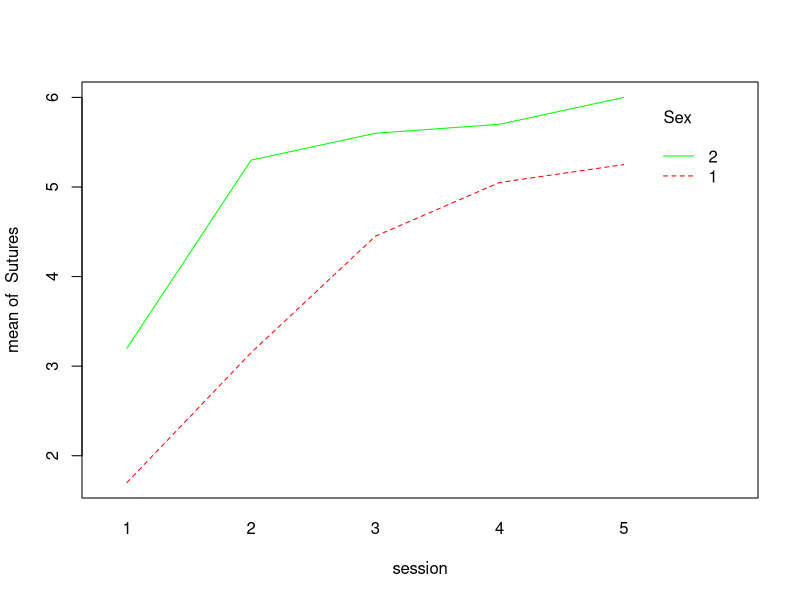
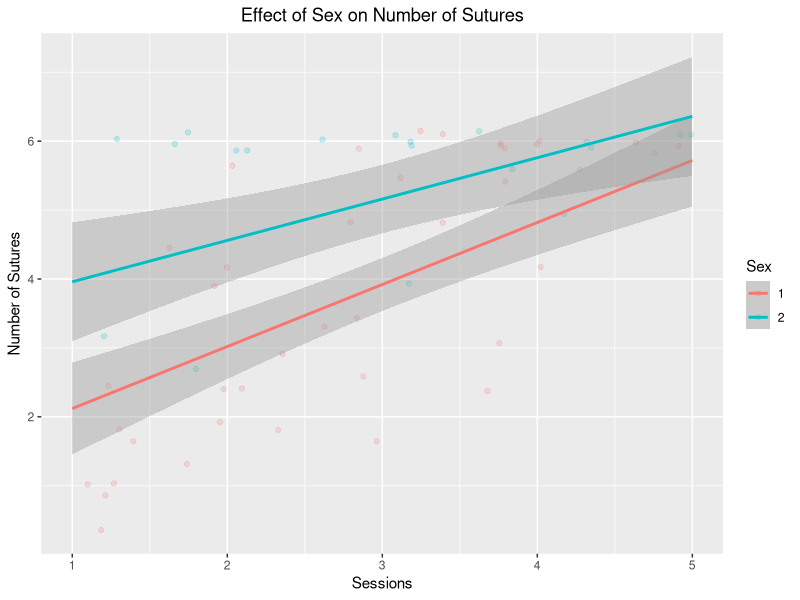
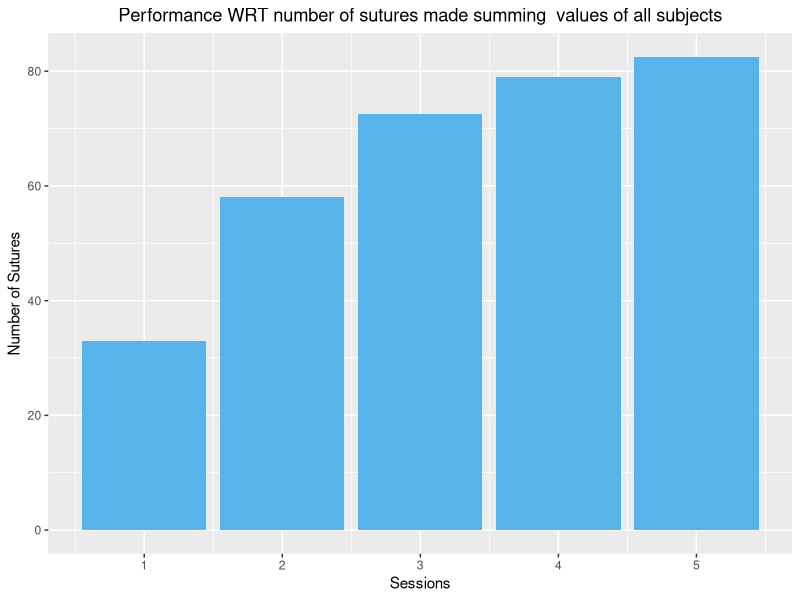
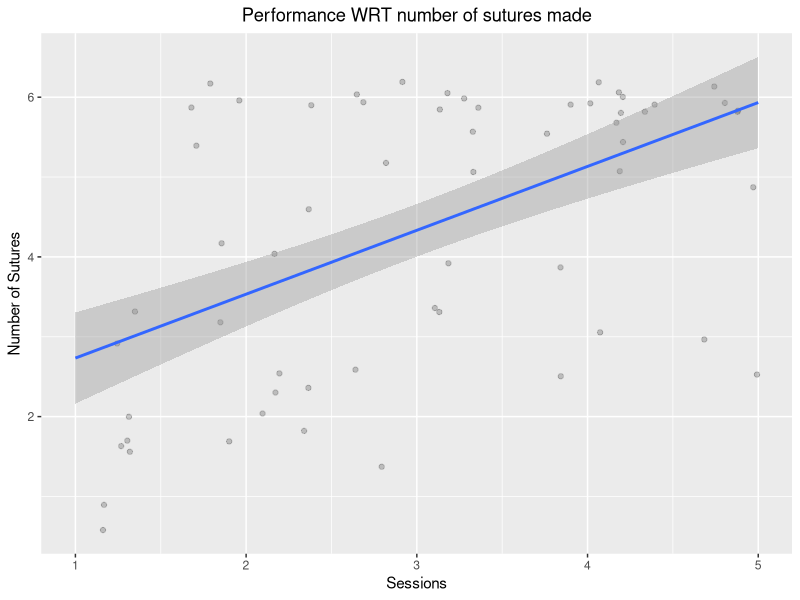
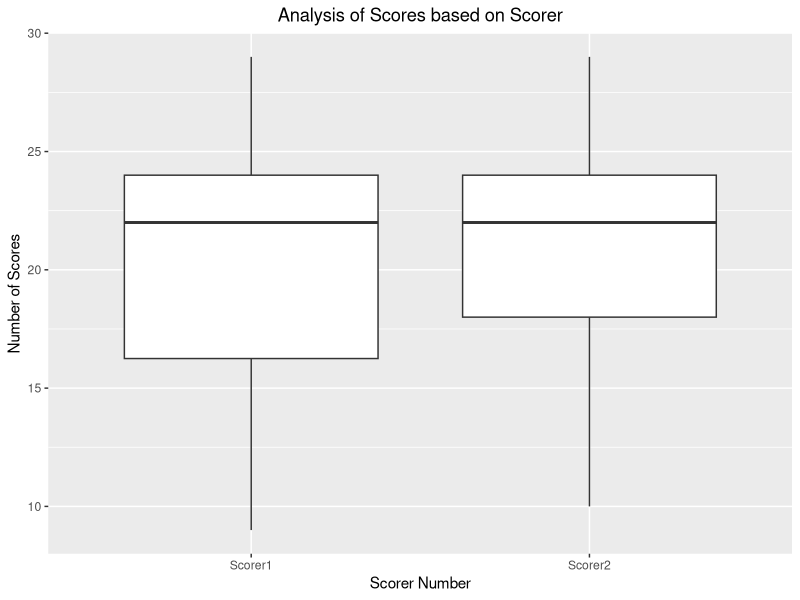
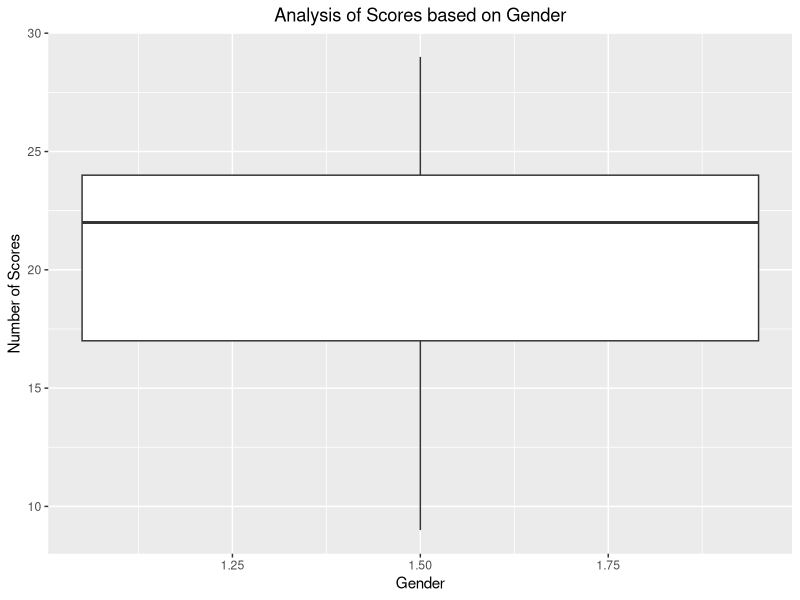
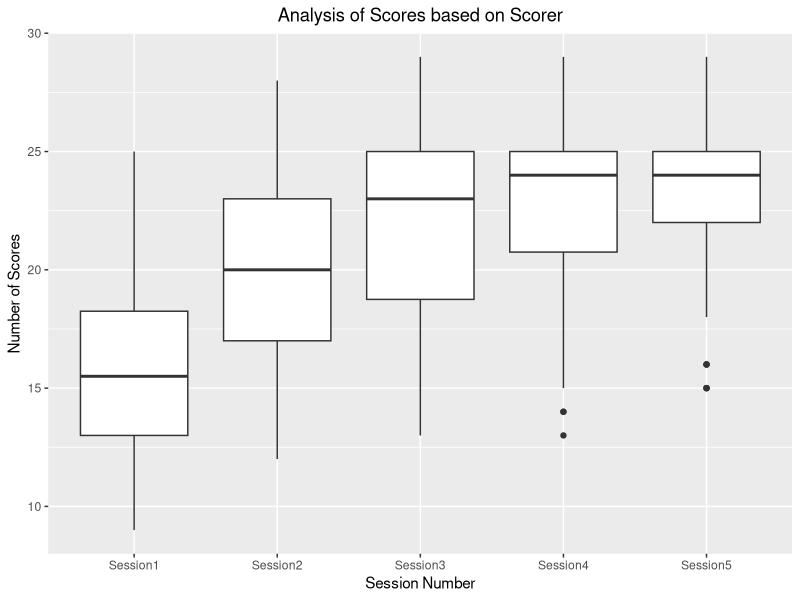
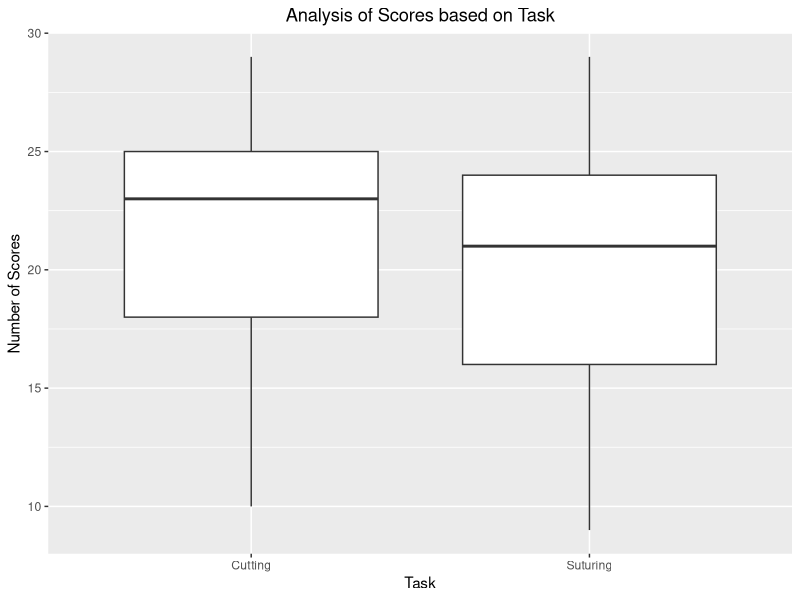

Write R code to recreate these figures, in order.
library(openxlsx)
library(readxl)
library(ggplot2)
library(reshape2)
library(dplyr)
library(nlme)
dir=getwd()
dir
data=read.csv("Data/Final_Data.csv")
data

#Normalised

m1=abs(min(na.exclude(data$Mean_Perspiration)))
col=data$Mean_Perspiration
col=as.numeric(col)+m1+0.0015

list1=data$Mean_Perspiration
#list1=na.omit(df$Mean_Perspiration)
list1[is.na(list1)] <- 555
minimumvalue=abs(min(list1))

for(i in c(1:length(list1))) {
  list1[i]=list1[i]+minimumvalue+0.0015
  #appendedlist=append(appendedlist,newlist)
  print(list1[i])
}

for(i in c(1:length(list1))) {
  if (list1[i] > 500) {
    list1[i]=NA
    print(list1[i])
  }
}
print(list1)
data["Normalised_PP"]<-NA
data$Normalised_PP=list1
write.csv(data,"Normalised_Data")


#Performance WRT Sutures
data2=read_excel("Data/MicrosurgeryPerformance.xlsx")
data2=data2[1:15,]
Subject <- rep(unlist(data2$ID),each=5)
session=rep(c(1:5),15)


Sutures=c()
for( i in 1:15){
  Sutures=append(Sutures,c( as.numeric(data2[i,"Sutures 1"]),as.numeric(data2[i,"Sutures 2"]) ,as.numeric(data2[i,"Sutures 3"]) ,as.numeric(data2[i,"Sutures 4"]) ,as.numeric(data2[i,"Sutures 5"])         ))
}
Age=rep(unlist(data2$Age),each=5)
Sex=rep(unlist(data2$Sex),each=5)
sdata=data.frame(Subject,Age, Sex,session,Sutures)
attach(sdata)
interaction.plot(x.factor     = session,
                 trace.factor = Sex, 
                 response     = Sutures, 
                 col=c("red","green"),  ### Colors for levels of trace var.
                 
                 ### Order by factor order in data
)
Sex
for (i in 1:length(Sex)){
  if(as.numeric(Sex[i])==1){
    Sex[i]="Male"
  }
  else if(as.numeric(Sex[i])==2) {
    Sex[i]="Female"
  }
}
p1=ggplot(sdata,aes(session, Sutures, colour=Sex)) + theme(plot.title = element_text(hjust = 0.5)) + 
  geom_jitter(alpha=0.2) +geom_smooth(method=lm)+xlim(1,5)+
  labs(x = 'Sessions', y = 'Number of Sutures')+ggtitle("Effect of Sex on Number of Sutures")
ggsave(filename="Plot/SuturingVsSex.pdf", plot=p1)


t.test(Sutures ~ Sex)
summary(lm(Sutures~Sex*session))

p2=ggplot(sdata,aes(session, Sutures)) + theme(plot.title = element_text(hjust = 0.5)) + 
  #geom_jitter(alpha=0.2) +geom_smooth(method=lm)+xlim(1,5)+
  geom_bar(stat="identity",fill="#56B4E9")+
  labs(x = 'Sessions', y = 'Number of Sutures')+ggtitle("Performance WRT number of sutures made summing  values of all subjects")
ggsave(filename="Plot/PerformanceWRTSutures_bar.pdf", plot=p2)


p3=ggplot(sdata,aes(session, Sutures)) +
  geom_jitter(alpha=0.2) +geom_smooth(method=lm)+xlim(1,5)+ theme(plot.title = element_text(hjust = 0.5)) + 
  #geom_bar(stat="identity",fill="#56B4E9")+
  labs(x = 'Sessions', y = 'Number of Sutures')+ggtitle("Performance WRT number of sutures made")
ggsave(filename="Plot/PerformanceWRTSutures.pdf", plot=p3)

summary(lm(Sutures~session))

t.test(Sutures,session)





#Summary_Based on Scores with all other attributes
summary(lm(formula = Scores~(Normalised_PP)+Age+Sex+Task+Scorer+Session,data=data))

#Random Effect
rand_data=na.omit(data)
anova(lme(Scores~Normalised_PP+Age+Year+Sex+Task+Session,random=~1|Subject,data=rand_data))

p4 = ggplot(data, aes(x=Scorer, y=Scores))  + theme(plot.title = element_text(hjust = 0.5)) +  
  geom_boxplot()+ggtitle("Analysis of Scores based on Scorer") +labs(x="Scorer Number",y="Number of Scores")
ggsave(filename="Plot/ScorerVsScore.pdf", plot=p4)


p5 = ggplot(data, aes(x=Sex, y=Scores))  + theme(plot.title = element_text(hjust = 0.5)) +  
  geom_boxplot()+ggtitle("Analysis of Scores based on Gender") +labs(x="Gender",y="Number of Scores")
ggsave(filename="Plot/GenderVsScore.pdf", plot=p5)


p6 = ggplot(data, aes(x=Session, y=Scores))  + theme(plot.title = element_text(hjust = 0.5)) +  
  geom_boxplot()+ggtitle("Analysis of Scores based on Scorer") +labs(x="Session Number",y="Number of Scores")
ggsave(filename="Plot/SessionVsScore.pdf", plot=p6)


p7 = ggplot(data, aes(x=Task, y=Scores))  + theme(plot.title = element_text(hjust = 0.5)) +  
  geom_boxplot()+ggtitle("Analysis of Scores based on Task") +labs(x="Task",y="Number of Scores")
ggsave(filename="Plot/TaskVsScore.pdf", plot=p7)












